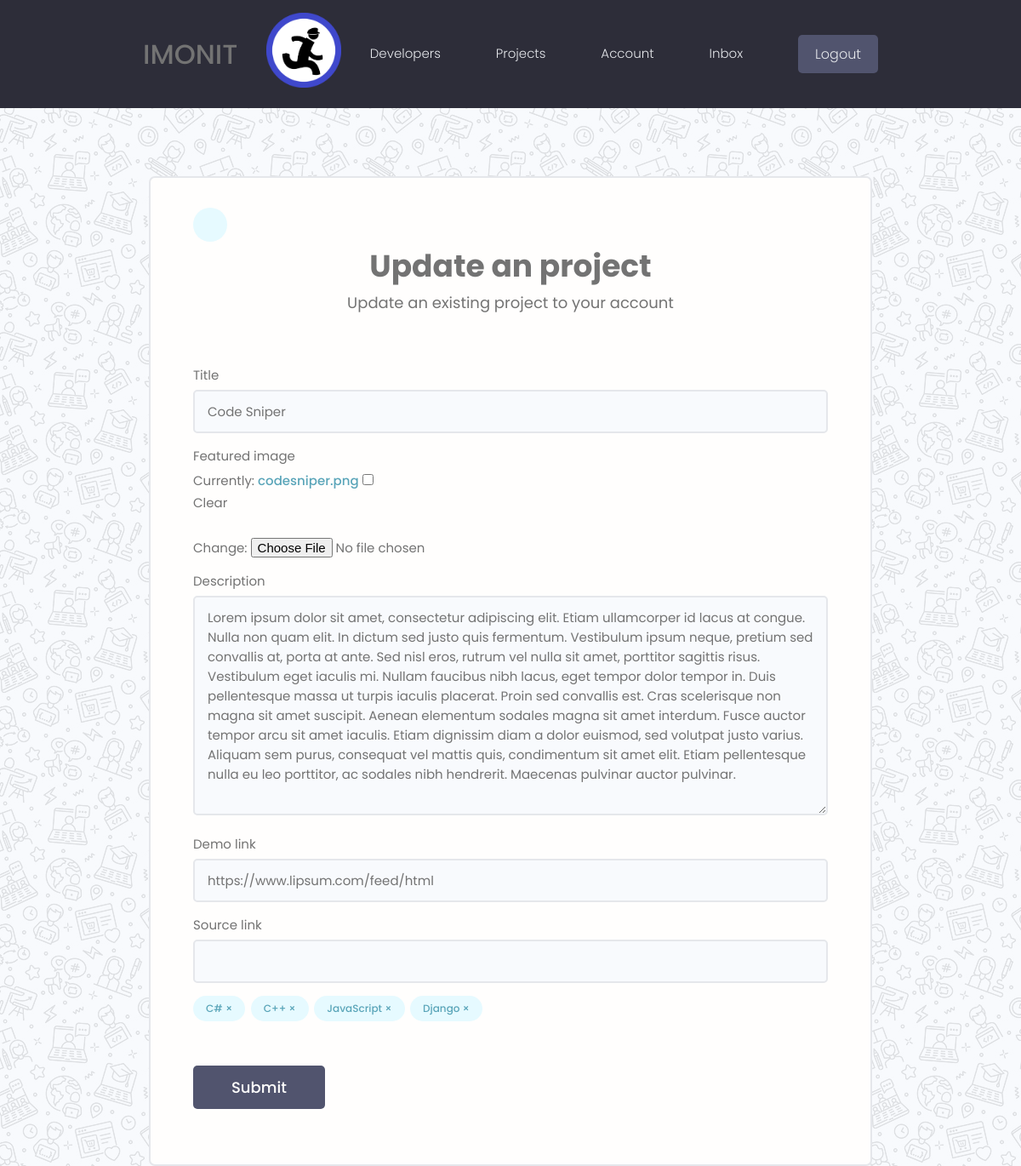
The app's page /projects/update-project/31d5916e-34ae-4c0d-a04c-c9b82b8ec7bb/ (signed in) with its own data.
### projects/models.py (models this page shows, shortened)
class Project(models.Model):
    owner = models.ForeignKey(Profile, null=True,blank=True, on_delete=models.CASCADE)
    title = models.CharField(max_length=200)
    description = models.TextField(null=True, blank=True)
    featured_image = models.ImageField(null=True, blank=True, default="default.jpg")
    demo_link = models.CharField(max_length=2000, blank=True, null=True)
    source_link = models.CharField(max_length=2000, blank=True, null=True)
    tags = models.ManyToManyField('Tag',blank=True)
    vote_total = models.IntegerField(default=0, null=True, blank=True)
    vote_ratio = models.IntegerField(default=0, null=True, blank=True)
    created = models.DateTimeField(auto_now_add=True)
    id = models.UUIDField(default=uuid.uuid4, unique=True, primary_key=True, editable=False)
    class Meta:
        ordering = ['-vote_ratio', '-vote_total', '-created']

class Tag(models.Model):
    name = models.CharField(max_length=200,)
    created = models.DateTimeField(auto_now_add=True)
    id = models.UUIDField(default=uuid.uuid4, unique=True, primary_key=True, editable=False)

### projects/views.py (the view, shortened to what this page needs)
# urls.py: path('update-project/<str:pk>/', views.updateProject, name='update-project'),
@login_required(login_url="login")
def updateProject(request, pk):
    page = 'update'
    profile = request.user.profile
    project = profile.project_set.get(id=pk)
    form = ProjectForm(instance=project)
    context ={'form': form, 'page':page, 'project': project}
    return render(request, 'projects/project_form.html', context)

### projects/forms.py
class ProjectForm(ModelForm):
    class Meta:
        model = Project
        fields = ['title', 'featured_image', 'description',
         'demo_link','source_link']
        widgets = {
            'tags': forms.CheckboxSelectMultiple(),
        }
    def __init__(self, *args, **kvargs):
        super(ProjectForm, self).__init__(*args, **kvargs)
        for name, fields in self.fields.items():
            fields.widget.attrs.update({'class':'input'})

### projects/templates/projects/project_form.html (shortened to what this page needs)
{% extends 'main.html' %}
{% block content %}
<main class="formPage my-xl auth">
    <div class="content-box">
        <div class="formWrapper">
            <a class="backButton" href="{% url 'account' %}"></a>
            <div class="auth__header text-center zmdi-hc-5x">
                {% if page == 'create' %}
                <h2>Add a new project</h2>
                <p>Create a new project to your account</p>
                {% else %}
                <h2>Update an project</h2>
                <p>Update an existing project to your account</p>
                {% endif %}
            </div>
            <br>
            <form class="form" method="POST" enctype="multipart/form-data">
                {% for field in form %}
                <div class="form__field">
                    <label for="formInput#text">{{field.label}}</label>
                    {{field}}
                </div>
                {% endfor %}
                <div class="form__field">
                    {% for tag in project.tags.all %}
                    <div class="project-tag tag tag--pill tag--main" data-tag="{{tag.id}}"
                        data-project="{{project.id}}">{{tag.name}} &#215;
                    </div>
                    {% endfor %}
                </div>
                <input class="btn btn--sub btn--lg  my-md" type="submit" value="Submit" />
            </form>
        </div>
    </div>
</main>
{% endblock content %}

### static/styles/app.css (style rules this page uses)
:root { --color-sub: #2d2d39; }
.btn--sub { background-color: var(--color-sub-light); }
.content-box { width: 95%; max-width: 85rem; margin: 0 auto; }
.auth { width: 100%; position: relative; z-index: 1; background: transparent; height: 99vh; display: flex; justify-content: center; }
.auth::after { z-index: -1; opacity: 0.1; content: ''; display: block; position: fixed; top: 0; left: 0; bottom: 0; right: 0; background: url(../images/pattern.jpg); }
.auth__header p { font-weight: 400; font-size: 1.8rem; margin-bottom: 2rem; }
.backButton { background: var(--color-main-light); color: var(--color-main); width: 4rem; height: 4rem; display: flex; align-items: center; justify-content: center; border-radius: 50%; }
.formPage .formWrapper { list-style: none; background: var(--color-white); padding: 3.5rem 5rem; border: 2px solid var(--color-light); border-radius: 0.7rem; }

### static/uikit/styles/modules/_variables.css (style rules this page uses)
:root { --color-main: #5aa5b9; --color-main-light: #e6faff; --color-sub: #3f4156; --color-sub-light: #51546e; --color-sub-lighter: #ededfd; --color-text: #737373; --color-gray: #8b8b8b; --color-light: #e5e7eb; --color-light-gray: #767676; --color-bg: #f8fafd; --color-white: #fffefd; --color-white-light: #f3f3f3; --color-success: #359e64; --color-success-bg: #def8e8; --color-error: #fc4b0b; --color-error-bg: #fff2ee; --font-base: 'Poppins', arial, helvetica, 'Segoe UI', roboto, ubuntu, sans-serif; --font-monospace: 'Fira Code', 'Courier New', courier, monospace; --font-regular: 300; --font-medium: 500; --font-bold: 700; --generic-shadow: 1px 1px 5px #00000010; --generic-transition: all 0.3s ease-in-out; }

### static/uikit/styles/modules/_base.css (style rules this page uses)
* { margin: 0; padding: 0; box-sizing: border-box; text-rendering: optimizeLegibility; color: inherit; font-size: inherit; }
html { font-size: 50%; }
@media only screen and (min-width: 480px) { html { font-size: 56.25%; } }
@media only screen and (min-width: 1200px) { html { font-size: 62.5%; } }
body { line-height: 1.6; font-weight: 400; font-size: 1.5rem; color: var(--color-text); background-color: var(--color-bg); min-height: 100vh; }

### static/uikit/styles/modules/_typography.css (style rules this page uses)
* { font-family: var(--font-base); }
h2 { font-size: 3.6rem; font-weight: var(--font-bold); }
p, span, strong { font-size: 1.6rem; color: var(--color-text); font-weight: var(--font-regular); }
a { padding-bottom: 2px; text-decoration: none; display: inline-block; color: var(--color-main); font-weight: var(--font-medium); }

### static/uikit/styles/modules/_utilities.css (style rules this page uses)
.text-center { text-align: center; }
.my-md { margin: 3rem auto; }
.my-xl { margin: 8rem auto; }

### static/uikit/styles/modules/_button.css (style rules this page uses)
.btn { display: inline-block; position: relative; cursor: pointer; background-color: var(--color-light); font-weight: var(--font-medium); color: var(--color-sub); text-decoration: none; padding: 1rem 2rem; border-radius: 0.5rem; border: none; width: -webkit-fit-content; width: -moz-fit-content; width: fit-content; height: -webkit-fit-content; height: -moz-fit-content; height: fit-content; font-size: 1.6rem; outline-width: 0; outline-color: transparent; -webkit-backface-visibility: hidden; backface-visibility: hidden; transition: all 0.3s ease-in-out; }
.btn--sub { background-color: var(--color-sub); color: var(--color-white); }
.btn--lg { font-size: 1.8rem; padding: 1.2rem 4.5rem; }

### static/uikit/styles/modules/_form.css (style rules this page uses)
.form { display: block; }
.form__field { margin-top: 1.5rem; margin-bottom: 1.5rem; }
.form__label, .form__field > label { display: block; margin-bottom: 0.5rem; color: var(--color-text); }
input.input[type='text'], input.input[type='email'], input.input[type='password'], input.input[type='number'], select.input, textarea.input { min-width: 24rem; width: 100%; padding: 1.2rem 1.5rem; border-radius: 0.5rem; border: 2px solid var(--color-light); transition: all 0.3s ease-in-out; background-color: var(--color-bg); }

### static/uikit/styles/modules/_tag.css (style rules this page uses)
.tag { display: inline-flex; align-items: center; background-color: var(--color-sub); height: -webkit-fit-content; height: -moz-fit-content; height: fit-content; width: -webkit-fit-content; width: -moz-fit-content; width: fit-content; border-radius: 0.5rem; padding: 0.5rem 1.5rem; font-size: 1.2rem; cursor: pointer; }
.tag:not(:last-child) { margin-right: 0.25rem; margin-bottom: 0.75rem; }
.tag--pill { border-radius: 5rem; }
.tag--main, .tag--main > small { background: var(--color-main-light); color: var(--color-main); font-weight: 500; }

### records on screen
Project: form "Code Sniper" "Lorem ipsum dolor sit amet, consectetur adipiscing elit. Etiam ullamcorper id lacus at congue. Nulla non quam elit. In dictum sed justo quis fermentum. Vestibulum ipsum neque, pretium sed convallis at, porta at ante. Sed nisl eros, rutrum vel nulla sit amet, porttitor sagittis risus. Vestibulum eget iaculis mi. Nullam faucibus nibh lacus, eget tempor dolor tempor in. Duis pellentesque massa ut turpis iaculis placerat. Proin sed convallis est. Cras scelerisque non magna sit amet suscipit. Aenean elementum sodales magna sit amet interdum. Fusce auctor tempor arcu sit amet iaculis. Etiam dignissim diam a dolor euismod, sed volutpat justo varius. Aliquam sem purus, consequat vel mattis quis,…" "https://www.lipsum.com/feed/html"
Tag: name "C#"
Tag: name "C++"
Tag: name "JavaScript"
Tag: name "Django"

### other values on screen
{{ field.label }} "Title" "Featured image" "Description" "Demo link" "Source link"
